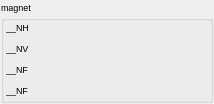
<?xml version="1.0" encoding="UTF-8"?>
<ui version="4.0">
 <class>Magnet</class>
 <widget class="TaurusWidget" name="magnet">
  <property name="geometry">
   <rect>
    <x>0</x>
    <y>0</y>
    <width>208</width>
    <height>104</height>
   </rect>
  </property>
  <property name="windowTitle">
   <string>Form</string>
  </property>
  <layout class="QGridLayout" name="gridLayout">
   <property name="margin">
    <number>1</number>
   </property>
   <item row="0" column="0">
    <widget class="TaurusGroupBox" name="magnetGroup">
     <property name="font">
      <font>
       <pointsize>7</pointsize>
      </font>
     </property>
     <property name="title">
      <string>magnet</string>
     </property>
     <layout class="QGridLayout" name="gridLayout_2">
      <property name="margin">
       <number>2</number>
      </property>
      <item row="0" column="0">
       <widget class="QLabel" name="horizontalLabel">
        <property name="minimumSize">
         <size>
          <width>30</width>
          <height>0</height>
         </size>
        </property>
        <property name="text">
         <string>__NH</string>
        </property>
       </widget>
      </item>
      <item row="0" column="2">
       <widget class="TaurusLabel" name="horizontalStatus">
        <property name="minimumSize">
         <size>
          <width>100</width>
          <height>15</height>
         </size>
        </property>
       </widget>
      </item>
      <item row="2" column="1">
       <widget class="TaurusLabel" name="focusValue">
        <property name="minimumSize">
         <size>
          <width>60</width>
          <height>15</height>
         </size>
        </property>
       </widget>
      </item>
      <item row="2" column="0">
       <widget class="QLabel" name="focusLabel">
        <property name="minimumSize">
         <size>
          <width>25</width>
          <height>0</height>
         </size>
        </property>
        <property name="text">
         <string>__NF</string>
        </property>
       </widget>
      </item>
      <item row="1" column="0">
       <widget class="QLabel" name="verticalLabel">
        <property name="minimumSize">
         <size>
          <width>30</width>
          <height>0</height>
         </size>
        </property>
        <property name="text">
         <string>__NV</string>
        </property>
       </widget>
      </item>
      <item row="1" column="1">
       <widget class="TaurusLabel" name="verticalValue">
        <property name="minimumSize">
         <size>
          <width>60</width>
          <height>15</height>
         </size>
        </property>
       </widget>
      </item>
      <item row="2" column="2">
       <widget class="TaurusLabel" name="focusStatus">
        <property name="minimumSize">
         <size>
          <width>100</width>
          <height>15</height>
         </size>
        </property>
       </widget>
      </item>
      <item row="0" column="1">
       <widget class="TaurusLabel" name="horizontalValue">
        <property name="minimumSize">
         <size>
          <width>60</width>
          <height>15</height>
         </size>
        </property>
       </widget>
      </item>
      <item row="4" column="1">
       <spacer name="verticalSpacer">
        <property name="orientation">
         <enum>Qt::Vertical</enum>
        </property>
        <property name="sizeHint" stdset="0">
         <size>
          <width>20</width>
          <height>40</height>
         </size>
        </property>
       </spacer>
      </item>
      <item row="1" column="2">
       <widget class="TaurusLabel" name="verticalStatus">
        <property name="minimumSize">
         <size>
          <width>100</width>
          <height>15</height>
         </size>
        </property>
       </widget>
      </item>
      <item row="3" column="0">
       <widget class="QLabel" name="focus2Label">
        <property name="minimumSize">
         <size>
          <width>25</width>
          <height>0</height>
         </size>
        </property>
        <property name="text">
         <string>__NF</string>
        </property>
       </widget>
      </item>
      <item row="3" column="1">
       <widget class="TaurusLabel" name="focus2Value">
        <property name="minimumSize">
         <size>
          <width>60</width>
          <height>15</height>
         </size>
        </property>
       </widget>
      </item>
      <item row="3" column="2">
       <widget class="TaurusLabel" name="focus2Status">
        <property name="minimumSize">
         <size>
          <width>100</width>
          <height>15</height>
         </size>
        </property>
       </widget>
      </item>
     </layout>
    </widget>
   </item>
  </layout>
 </widget>
 <customwidgets>
  <customwidget>
   <class>TaurusWidget</class>
   <extends>QWidget</extends>
   <header>taurus.qt.qtgui.container</header>
   <container>1</container>
  </customwidget>
  <customwidget>
   <class>TaurusLabel</class>
   <extends>QLabel</extends>
   <header>taurus.qt.qtgui.display</header>
  </customwidget>
  <customwidget>
   <class>TaurusGroupBox</class>
   <extends>QGroupBox</extends>
   <header>taurus.qt.qtgui.container</header>
   <container>1</container>
  </customwidget>
 </customwidgets>
 <resources/>
 <connections/>
</ui>
